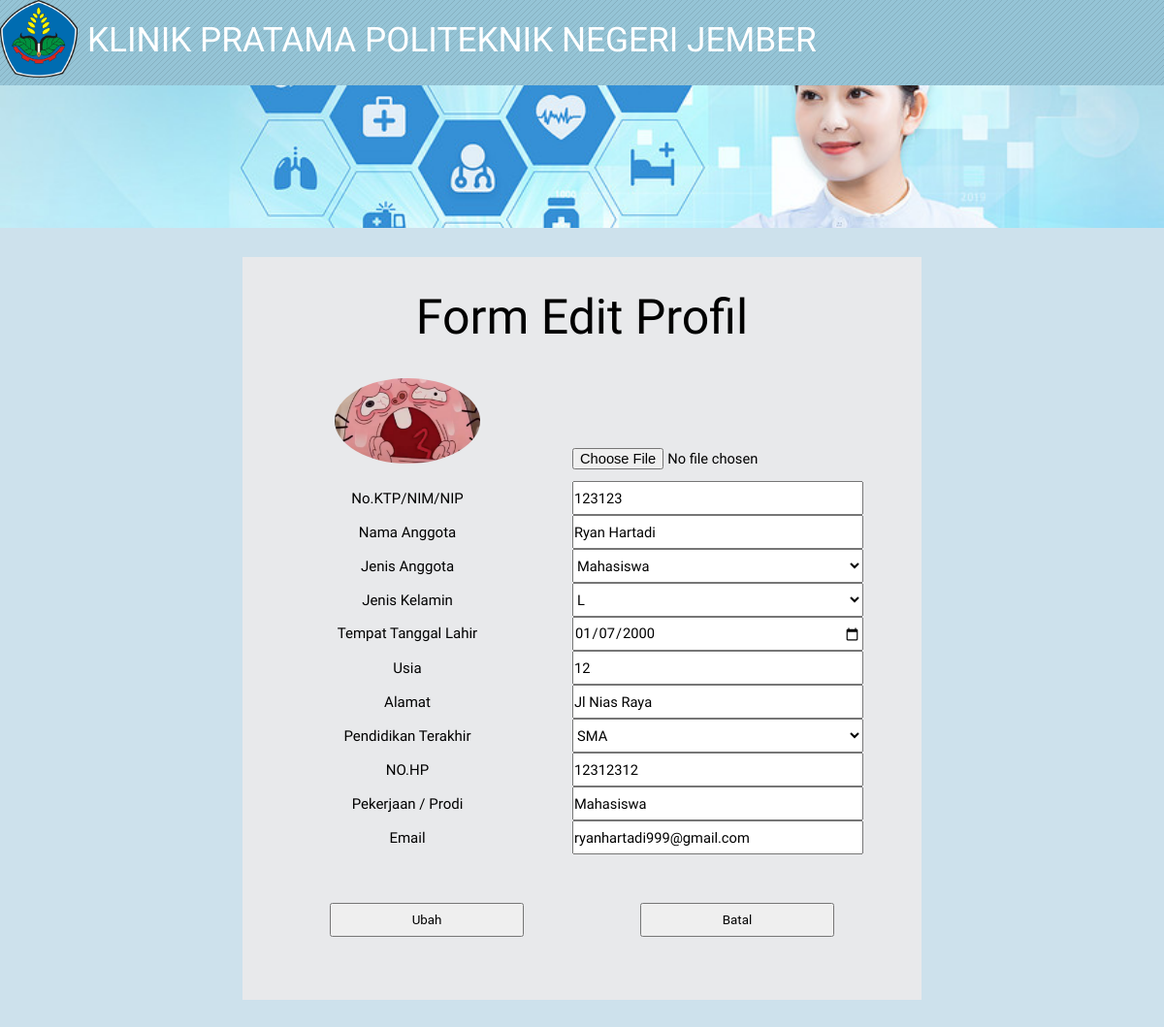
Screenshot of /admin/edit_profil.php (signed in) with the database file from the repository.
### tables this page shows
CREATE TABLE `tb_anggota` (
  `ID_ANGGOTA` varchar(6) NOT NULL,
  `PASSWORD` varchar(15) DEFAULT NULL,
  `NO_KTP_NIM_NIP` varchar(16) DEFAULT NULL,
  `NAMA_ANGGOTA` varchar(50) DEFAULT NULL,
  `JENIS_ANGGOTA` enum('Umum','Mahasiswa','Karyawan','Keluarga Karyawan') DEFAULT NULL,
  `JENIS_KELAMIN` enum('L','P') DEFAULT NULL,
  `TANGGAL_LAHIR` date DEFAULT NULL,
  `USIA` varchar(3) NOT NULL,
  `ALAMAT` varchar(50) DEFAULT NULL,
  `PENDIDIKAN_TERAKHIR` enum('SD','SMP','SMA','D1','D3','D4 / S1','S2','S3') DEFAULT NULL,
  `NO_HP` varchar(13) DEFAULT NULL,
  `PEKERJAAN_PRODI` varchar(20) DEFAULT NULL,
  `EMAIL` varchar(50) DEFAULT NULL,
  `FOTO` varchar(50) DEFAULT NULL,
  `STATUS` varchar(10) NOT NULL
);

### admin/functions.php (called while the page is built, shortened)
<?php
$conn = mysqli_connect("localhost","root","","pdm_klinik1");
function query($query)
{
    global $conn;
        $result = mysqli_query($conn, $query);
        $rows = [];
        while( $row = mysqli_fetch_assoc($result) )
        {
            $rows[] = $row;
        }
        return $rows;
}
?>

### admin/edit_profil.php (the view, shortened to what this page needs)
<?php
require 'functions.php';
$id = $_SESSION['user'];
$ang = query("SELECT * FROM tb_anggota WHERE NAMA_ANGGOTA = '$id'")[0];
?>
<!DOCTYPE html>
<html lang="en">
<head>
    <link rel="stylesheet" href="editt.css">
			<link rel="stylesheet" href="css/skel-noscript.css" />
			<link rel="stylesheet" href="css/setel.css" />
			<link rel="stylesheet" href="css/style-desktop.css" />
</head>
<body  style="background: #cde1ec;">
    <div id="header">
			<div id="logo-wrapper">
				<div class="container">
						<div id="logo">
            <img src="LOGO-POLITEKNIK-NEGERI-JEMBER.png" style="float: left; margin: 0px 9px 3px 0px;" width="80" height="80" class="d-inline-block align-top" alt="">
            <h1><a href="#" style="padding: 0px 0px 0px 90px;">Klinik Pratama Politeknik Negeri Jember</a></h1>
            </div>
				</div>
                        </div>
</div>
  <div id="banner">
		</div>
        <section style="margin:30px 250px; padding:50px; font-size:15px;">
        <h2 style="text-align:center; margin-bottom:50px; font-size:50px; "class="edit"> Form Edit Profil</h2>
            <form action="" method="POST" enctype="multipart/form-data" >
            <table>
                <tr>
                        <td ><img class="foto" src="img/<?= $ang['FOTO'];?>" alt="" width="150px"></td>
                        <td class="nama"><input type="file" name="FOTO" id="inputfoto"></td>
                </tr>
                <tr>
                        <th>No.KTP/NIM/NIP</th>
                        <td class="nama"><input type="text" name="NO_KTP_NIM_NIP" id="ktp" value="<?= $ang["NO_KTP_NIM_NIP"]?>"></td>
                </tr>
                <tr>
                        <th>Nama Anggota</th>
                        <td class="nama"><input type="text" name="NAMA_ANGGOTA" id="nama" value="<?= $ang["NAMA_ANGGOTA"]?>"></td>
                </tr>
                <tr>
                        <th>Jenis Anggota</th>
                        <td class="nama">
                                <select style="width:300px; height:35px;" name="JENIS_ANGGOTA" id="jenis" value="<?= $ang["JENIS_ANGGOTA"]?>" >
                                        <option value="mahasiswa" <?php if ($ang["JENIS_ANGGOTA"] == 'Mahasiswa') {echo "selected";} ?> >Mahasiswa</option>
                                </select>
                        </td>
                </tr>
                <tr>
                        <th>Jenis Kelamin</th>
                        <td class="nama">
                        <select name="JENIS_KELAMIN" id="jenis_kelamin" value="<?= $ang["JENIS_KELAMIN"]?>">
                                <option value="L" <?php if ($ang["JENIS_KELAMIN"] == 'L') {echo "selected";} ?> >L</option>
                        </select>
                        </td>
                </tr>
                <tr>
                        <th>Tempat Tanggal Lahir</th>
                        <td class="nama"><input type="date" name="TEMPAT_TANGGAL_LAHIR" id="ttl" value="<?= $ang["TANGGAL_LAHIR"]?>"></td>
                </tr>
                <tr>
                        <th>Usia</th>
                        <td class="nama"><input type="text" name="USIA" id="usia" value="<?= $ang["USIA"]?>"></td>
                </tr>
                <tr>
                        <th>Alamat</th>
                        <td class="nama"><input type="text" name="ALAMAT" id="alamat" value="<?= $ang["ALAMAT"]?>"></td>
                </tr>
                <tr>
                        <th>Pendidikan Terakhir</th>
                        <td class="nama">
                        <select name="PENDIDIKAN_TERAKHIR" id="pendidikan" value="<?= $ang["PENDIDIKAN_TERAKHIR"]?>">
                                <option value="SMA" <?php if ($ang["PENDIDIKAN_TERAKHIR"] == 'SMA') {echo "selected";} ?> >SMA</option>
                        </select>
                        </td>
                </tr>
                <tr>
                        <th>NO.HP</th>
                        <td class="nama"><input type="text" name="NO_HP" id="nohp" value="<?= $ang["NO_HP"]?>"></td>
                </tr>
                <tr>
                        <th>Pekerjaan / Prodi</th>
                        <td class="nama"><input type="text" name="PEKERJAAN_PRODI" id="pekerjaan" value="<?= $ang["PEKERJAAN_PRODI"]?>"></td>
                </tr>
                <tr>
                        <th>Email</th>
                        <td class="nama"><input type="text" name="EMAIL" id="email" value="<?= $ang["EMAIL"]?>"></td>
                </tr>
                <tr>
                        <td  class="btnubah"><button type="submit" name="submit" onclick="return confirm('Apakah Anda Benar Ingin Merubah Profil Anda?');">Ubah</button></td>
                        <td class="btnbatal"><button name="batal">Batal</button></td>
                </tr>
             </table>
             </form>
              </section>
</body>
</html>

### admin/editt.css (style rules this page uses)
* { margin: 0; padding: 0; font-family: 'Roboto', sans-serif; }
body { background-image: url(back.jpg); }
section { background-color: rgba(238, 235, 235, 0.836); margin: 30px 250px; padding: 50px; font-size: 15px; margin-left: 300px; }
section input { width: 300px; height: 35px; }
section select { width: 300px; height: 35px; }
section h2 { text-align: center; margin-bottom: 50px ; font-size: 50px; }
section button { width: 200px; height: 35px; }
.nama { padding-left: 50px; }
.foto { margin-left: 45px; border-radius: 50%; }
.btnubah { padding-top: 50px; padding-left: 40px; }
.btnbatal { padding-top: 50px; padding-left: 120px; }

### admin/css/skel-noscript.css (style rules this page uses)
html,body,div,span,applet,object,iframe,h1,h2,h3,h4,h5,h6,p,blockquote,pre,a,abbr,acronym,address,big,cite,code,del,dfn,em,img,ins,kbd,q,s,samp,small,strike,strong,sub,sup,tt,var,b,u,i,center,dl,dt,dd,ol,ul,li,fieldset,form,label,legend,table,caption,tbody,tfoot,thead,tr,th,td,article,aside,canvas,details,embed,figure,figcaption,footer,header,hgroup,menu,nav,output,ruby,section,summary,time,mark,audio,video { margin:0;padding:0;border:0;font-size:100%;font:inherit;vertical-align:baseline; }
article,aside,details,figcaption,figure,footer,header,hgroup,menu,nav,section { display:block; }
body { line-height:1; }
table { border-collapse:collapse;border-spacing:0; }
body { -webkit-text-size-adjust:none }
*, *:before, *:after { -moz-box-sizing: border-box; -webkit-box-sizing: border-box; -o-box-sizing: border-box; -ms-box-sizing: border-box; box-sizing: border-box; }
body { min-width: 1200px; }
.container { width: 1200px; margin-left: auto; margin-right: auto; }

### admin/css/setel.css (style rules this page uses)
body { background: #1d1d1d url(images/overlay.png) repeat; }
body,input,textarea,select { font-family: 'Questrial', sans-serif; font-size: 11pt; line-height: 1.75em; }
h1 a, h2 a, h3 a, h4 a, h5 a, h6 a { color: inherit; text-decoration: none; }
a { color: #db3b5d; }
p, ul, ol, dl, table { margin-bottom: 1em; }
section, article { margin-bottom: 3em; }
section > :last-child, article > :last-child { margin-bottom: 0; }
section:last-child, article:last-child { margin-bottom: 0; }
#header { position: relative; background: #deebf1; }
#logo-wrapper { position: relative; background: #95c4d6 url(images/overlay.png) repeat; }
#logo { position: relative; }
#logo h1 { position: absolute; top: 2em; left: 0; color: #FFF; }
#logo a { display: block; text-transform: uppercase; text-decoration: none; font-size: 2.4em; color: #FFF; }
#banner { position: relative; background: #333 url(../banner.jpg) no-repeat center; background-size: cover; color: #fff; }

### admin/css/style-desktop.css (style rules this page uses)
body,input,textarea,select { font-size: 11pt; }
#logo-wrapper { height: 6em; min-height: 6em; }
#banner { padding: 5em 0em; }

### rows the page displays
tb_anggota: FOTO (picture), NO_KTP_NIM_NIP "123123", NAMA_ANGGOTA "Ryan Hartadi", JENIS_ANGGOTA "Mahasiswa", JENIS_KELAMIN "L", TEMPAT_TANGGAL_LAHIR "01/07/2000", USIA "12", ALAMAT "Jl Nias Raya", PENDIDIKAN_TERAKHIR "SMA", NO_HP "12312312", PEKERJAAN_PRODI "Mahasiswa", EMAIL "ryanhartadi999@gmail.com"
